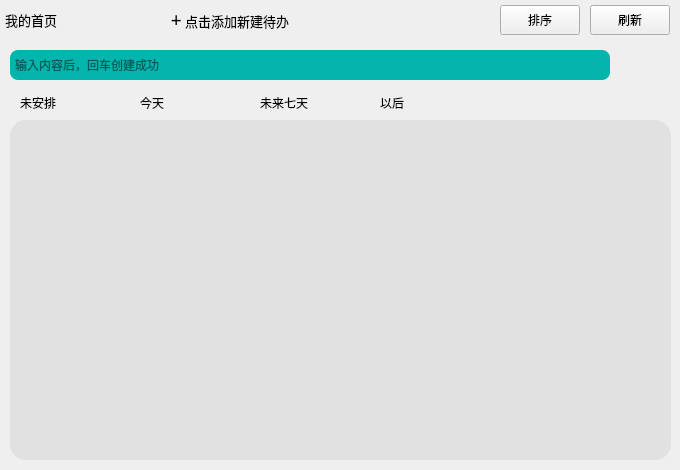
<?xml version="1.0" encoding="UTF-8"?>
<ui version="4.0">
 <class>KHomePage</class>
 <widget class="QWidget" name="KHomePage">
  <property name="geometry">
   <rect>
    <x>0</x>
    <y>0</y>
    <width>680</width>
    <height>470</height>
   </rect>
  </property>
  <property name="minimumSize">
   <size>
    <width>680</width>
    <height>470</height>
   </size>
  </property>
  <property name="maximumSize">
   <size>
    <width>680</width>
    <height>470</height>
   </size>
  </property>
  <property name="windowTitle">
   <string>Form</string>
  </property>
  <widget class="QLabel" name="mypage">
   <property name="geometry">
    <rect>
     <x>5</x>
     <y>5</y>
     <width>72</width>
     <height>30</height>
    </rect>
   </property>
   <property name="styleSheet">
    <string notr="true">font-family: Microsoft YaHei;</string>
   </property>
   <property name="text">
    <string>&lt;html&gt;&lt;head/&gt;&lt;body&gt;&lt;p&gt;&lt;span style=&quot; font-size:10pt;&quot;&gt;我的首页&lt;/span&gt;&lt;/p&gt;&lt;/body&gt;&lt;/html&gt;</string>
   </property>
  </widget>
  <widget class="QPushButton" name="m_refresh_btn">
   <property name="geometry">
    <rect>
     <x>590</x>
     <y>5</y>
     <width>80</width>
     <height>30</height>
    </rect>
   </property>
   <property name="styleSheet">
    <string notr="true">font-family: Microsoft YaHei;</string>
   </property>
   <property name="text">
    <string>刷新</string>
   </property>
   <property name="icon">
    <iconset resource="kmainwindow.qrc">
     <normaloff>:/homepage/icons/refresh.png</normaloff>:/homepage/icons/refresh.png</iconset>
   </property>
  </widget>
  <widget class="QLineEdit" name="m_todocontent_edit">
   <property name="geometry">
    <rect>
     <x>10</x>
     <y>50</y>
     <width>600</width>
     <height>30</height>
    </rect>
   </property>
   <property name="styleSheet">
    <string notr="true">border-radius: 8px;
font-family: Microsoft YaHei;
border: none;
background: transparent;
background-color: rgb(4,181,173);</string>
   </property>
   <property name="placeholderText">
    <string> 输入内容后，回车创建成功</string>
   </property>
  </widget>
  <widget class="QLabel" name="m_tips">
   <property name="geometry">
    <rect>
     <x>150</x>
     <y>5</y>
     <width>160</width>
     <height>30</height>
    </rect>
   </property>
   <property name="styleSheet">
    <string notr="true">font-family: Microsoft YaHei;</string>
   </property>
   <property name="text">
    <string>&lt;html&gt;&lt;head/&gt;&lt;body&gt;&lt;p&gt;&lt;span style=&quot; font-size:14pt;&quot;&gt;+&lt;/span&gt;&lt;span style=&quot; font-size:10pt;&quot;&gt; 点击添加新建待办&lt;/span&gt;&lt;/p&gt;&lt;/body&gt;&lt;/html&gt;</string>
   </property>
   <property name="alignment">
    <set>Qt::AlignCenter</set>
   </property>
  </widget>
  <widget class="QPushButton" name="m_not_arrange_btn">
   <property name="geometry">
    <rect>
     <x>20</x>
     <y>90</y>
     <width>100</width>
     <height>25</height>
    </rect>
   </property>
   <property name="styleSheet">
    <string notr="true">font-family: Microsoft YaHei;
text-align: left;
border: none;
background: transparent;
border-radius: 8px;</string>
   </property>
   <property name="text">
    <string>未安排</string>
   </property>
   <property name="icon">
    <iconset resource="kmainwindow.qrc">
     <normaloff>:/homepage/icons/icon-unchoose.png</normaloff>:/homepage/icons/icon-unchoose.png</iconset>
   </property>
   <property name="shortcut">
    <string>Ctrl+S, Ctrl+S</string>
   </property>
   <property name="checkable">
    <bool>true</bool>
   </property>
   <property name="checked">
    <bool>false</bool>
   </property>
  </widget>
  <widget class="QPushButton" name="m_today_todo_btn">
   <property name="geometry">
    <rect>
     <x>140</x>
     <y>90</y>
     <width>100</width>
     <height>25</height>
    </rect>
   </property>
   <property name="styleSheet">
    <string notr="true">font-family: Microsoft YaHei;
text-align: left;
border: none;
background: transparent;
border-radius: 8px;</string>
   </property>
   <property name="text">
    <string>今天</string>
   </property>
   <property name="icon">
    <iconset resource="kmainwindow.qrc">
     <normaloff>:/homepage/icons/icon-unchoose.png</normaloff>:/homepage/icons/icon-unchoose.png</iconset>
   </property>
   <property name="checkable">
    <bool>true</bool>
   </property>
  </widget>
  <widget class="QPushButton" name="m_later_seven_days_btn">
   <property name="geometry">
    <rect>
     <x>260</x>
     <y>90</y>
     <width>100</width>
     <height>25</height>
    </rect>
   </property>
   <property name="styleSheet">
    <string notr="true">font-family: Microsoft YaHei;
text-align: left;
border: none;
background: transparent;
border-radius: 8px;</string>
   </property>
   <property name="text">
    <string>未来七天</string>
   </property>
   <property name="icon">
    <iconset resource="kmainwindow.qrc">
     <normaloff>:/homepage/icons/icon-unchoose.png</normaloff>:/homepage/icons/icon-unchoose.png</iconset>
   </property>
   <property name="checkable">
    <bool>true</bool>
   </property>
  </widget>
  <widget class="QPushButton" name="m_later_more_days_btn">
   <property name="geometry">
    <rect>
     <x>380</x>
     <y>90</y>
     <width>100</width>
     <height>25</height>
    </rect>
   </property>
   <property name="styleSheet">
    <string notr="true">font-family: Microsoft YaHei;
text-align: left;
border: none;
background: transparent;
border-radius: 8px;</string>
   </property>
   <property name="text">
    <string>以后</string>
   </property>
   <property name="icon">
    <iconset resource="kmainwindow.qrc">
     <normaloff>:/homepage/icons/icon-unchoose.png</normaloff>:/homepage/icons/icon-unchoose.png</iconset>
   </property>
   <property name="checkable">
    <bool>true</bool>
   </property>
  </widget>
  <widget class="QListWidget" name="m_todo_list">
   <property name="geometry">
    <rect>
     <x>10</x>
     <y>120</y>
     <width>661</width>
     <height>340</height>
    </rect>
   </property>
   <property name="styleSheet">
    <string notr="true">border:none;
background:transparent;
background-color: rgb(225, 225, 225);
border-radius: 16px;</string>
   </property>
  </widget>
  <widget class="QPushButton" name="m_refresh_btn_2">
   <property name="geometry">
    <rect>
     <x>500</x>
     <y>5</y>
     <width>80</width>
     <height>30</height>
    </rect>
   </property>
   <property name="styleSheet">
    <string notr="true">font-family: Microsoft YaHei;</string>
   </property>
   <property name="text">
    <string>排序</string>
   </property>
   <property name="icon">
    <iconset resource="kmainwindow.qrc">
     <normaloff>:/groupitem/icons/sort.png</normaloff>:/groupitem/icons/sort.png</iconset>
   </property>
  </widget>
 </widget>
 <layoutdefault spacing="6" margin="11"/>
 <resources>
  <include location="kmainwindow.qrc"/>
 </resources>
 <connections/>
</ui>
